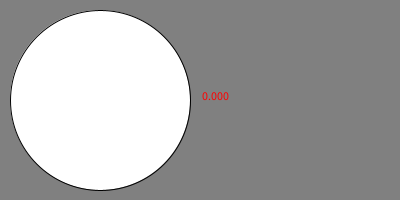
Frame 1 (no input)
Frame 60 (the mouse pressed at the canvas centre just before this capture): identical to frame 1, image omitted
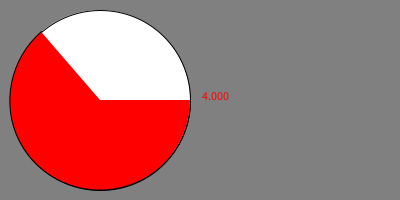
Frame 120 (the mouse held since frame 60 and released just before this capture)

The Processing sketch that drew these frames (run headless with seeded random() and noise(); from frame 60 on, the mouse is pressed at the canvas centre):

// Processing sketch: week16_2
// ── week16_2.pde
void setup() // 設定,只做一次
{
  size(400,200);
}

 void draw() // 畫,每秒60次
 {
   background(128,128,128); // RGB三色
   fill(255); //白
   ellipse(100,100, 180,180); //圓的位置 大小
//  畫圓    圓心     寬  高
   
   fill(255,0,0); //紅色
   float stop = mouseX/50.0; 
//             滑鼠座標
   text(stop, 200,100);  
   arc(100,100, 180,180,    0,      stop); //都用弧度
// 畫圓  圓心   寬   高  起始角度  結束角度 

 }
 
